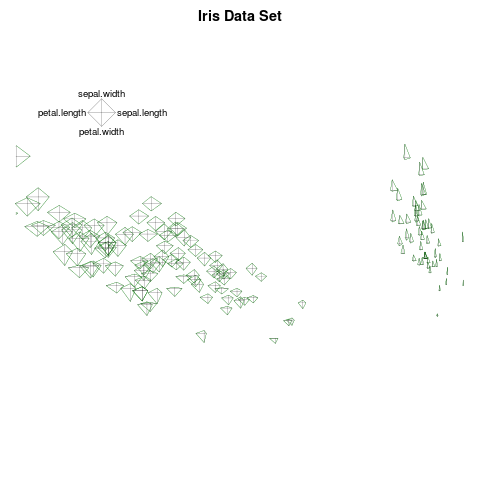

Source code (R):
require(grDevices)
require(stats)
library(ggplot2)
args <- commandArgs()
x <- read.table(args[6],header=T,sep=",")
PCA_data <- princomp(x[1:4],cor="False")
pc.comp <- PCA_data$scores
pc.comp1 <- -1*pc.comp[,1] 
pc.comp2 <- -1*pc.comp[,2]
m <- matrix(c(pc.comp1,pc.comp2),ncol=2)
colors <- c(rep(3,150))
png(filename=args[7])
stars(x[, 1:4], locations=m,len=.2,xlim=c(-3,3),col.lines = colors, main="Iris Data Set", key.loc = c(-2,2))
dev.off()
